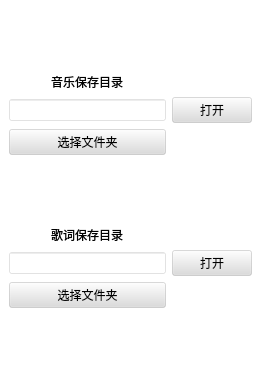
   <widget class="QWidget" name="filePage">
    <property name="styleSheet">
     <string notr="true">background-color: transparent</string>
    </property>
    <widget class="QFrame" name="gridFrame">
     <property name="geometry">
      <rect>
       <x>0</x>
       <y>0</y>
       <width>261</width>
       <height>381</height>
      </rect>
     </property>
     <property name="styleSheet">
      <string notr="true">background-color: transparent</string>
     </property>
     <layout class="QGridLayout" name="gridLayout">
      <item row="4" column="0">
       <spacer name="verticalSpacer">
        <property name="orientation">
         <enum>Qt::Vertical</enum>
        </property>
        <property name="sizeHint" stdset="0">
         <size>
          <width>20</width>
          <height>40</height>
         </size>
        </property>
       </spacer>
      </item>
      <item row="7" column="0">
       <widget class="QPushButton" name="lyricPathBtn">
        <property name="styleSheet">
         <string notr="true">background-color: rgba(220, 220, 220, 100);</string>
        </property>
        <property name="text">
         <string>选择文件夹</string>
        </property>
        <property name="icon">
         <iconset>
          <normaloff>Image/folder.png</normaloff>Image/folder.png</iconset>
        </property>
       </widget>
      </item>
      <item row="1" column="0" alignment="Qt::AlignHCenter">
       <widget class="QLabel" name="label_5">
        <property name="styleSheet">
         <string notr="true">background-color: transparent</string>
        </property>
        <property name="text">
         <string>音乐保存目录</string>
        </property>
       </widget>
      </item>
      <item row="0" column="0">
       <spacer name="verticalSpacer_2">
        <property name="orientation">
         <enum>Qt::Vertical</enum>
        </property>
        <property name="sizeHint" stdset="0">
         <size>
          <width>20</width>
          <height>40</height>
         </size>
        </property>
       </spacer>
      </item>
      <item row="3" column="0">
       <widget class="QPushButton" name="musicPathBtn">
        <property name="styleSheet">
         <string notr="true">background-color: rgba(220, 220, 220, 100);</string>
        </property>
        <property name="text">
         <string>选择文件夹</string>
        </property>
        <property name="icon">
         <iconset>
          <normaloff>Image/folder.png</normaloff>Image/folder.png</iconset>
        </property>
       </widget>
      </item>
      <item row="5" column="0" alignment="Qt::AlignHCenter">
       <widget class="QLabel" name="label_6">
        <property name="styleSheet">
         <string notr="true">background-color: transparent</string>
        </property>
        <property name="text">
         <string>歌词保存目录</string>
        </property>
       </widget>
      </item>
      <item row="6" column="1">
       <widget class="QPushButton" name="lyricOpenBtn">
        <property name="styleSheet">
         <string notr="true">background-color: rgba(220, 220, 220, 100);</string>
        </property>
        <property name="text">
         <string>打开</string>
        </property>
        <property name="icon">
         <iconset>
          <normaloff>Image/music_folder.png</normaloff>Image/music_folder.png</iconset>
        </property>
       </widget>
      </item>
      <item row="2" column="1">
       <widget class="QPushButton" name="musicOpenBtn">
        <property name="styleSheet">
         <string notr="true">background-color: rgba(220, 220, 220, 100);</string>
        </property>
        <property name="text">
         <string>打开</string>
        </property>
        <property name="icon">
         <iconset>
          <normaloff>Image/music_folder.png</normaloff>Image/music_folder.png</iconset>
        </property>
       </widget>
      </item>
      <item row="8" column="0">
       <spacer name="verticalSpacer_3">
        <property name="orientation">
         <enum>Qt::Vertical</enum>
        </property>
        <property name="sizeHint" stdset="0">
         <size>
          <width>20</width>
          <height>40</height>
         </size>
        </property>
       </spacer>
      </item>
      <item row="2" column="0">
       <widget class="QLineEdit" name="musicPathLineEdit">
        <property name="styleSheet">
         <string notr="true">background-color: rgba(255, 255, 255, 100);</string>
        </property>
       </widget>
      </item>
      <item row="6" column="0">
       <widget class="QLineEdit" name="lyricPathLineEdit">
        <property name="styleSheet">
         <string notr="true">background-color: rgba(255, 255, 255, 100);</string>
        </property>
       </widget>
      </item>
     </layout>
    </widget>
   </widget>
